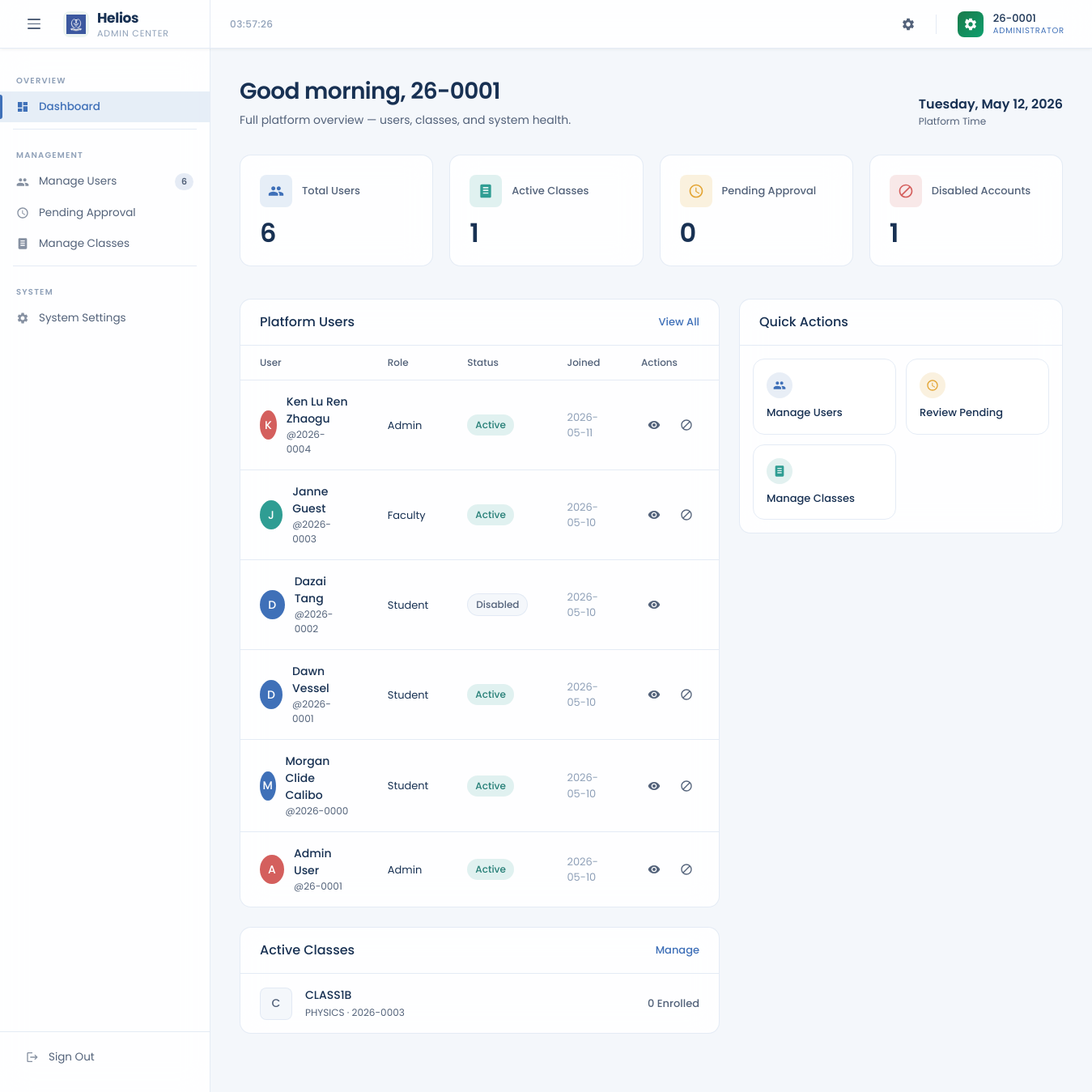
The page /dashboard_admin.php (signed in) on the database its author committed.
### tables this page shows
CREATE TABLE `users` (
  `id` int(10) UNSIGNED NOT NULL,
  `request_id` varchar(20) NOT NULL COMMENT 'Temp registration ID (REQ-XXXXXXXX), kept for audit trail',
  `authorized_person_id` varchar(36) DEFAULT NULL,
  `firstname` varchar(100) NOT NULL,
  `lastname` varchar(100) NOT NULL,
  `fullname` varchar(201) NOT NULL,
  `phonenumber` varchar(255) NOT NULL COMMENT 'Encrypted at application layer',
  `username` varchar(10) NOT NULL COMMENT 'Permanent ID — YY-XXXX format — set once on approval, NEVER updated',
  `email` varchar(255) NOT NULL COMMENT 'Encrypted at application layer',
  `password` varchar(255) DEFAULT NULL COMMENT 'bcrypt hash — NULL until approved',
  `role` enum('student','faculty','admin') NOT NULL,
  `status` enum('pending','active','disabled') NOT NULL DEFAULT 'pending',
  `activation_request` tinyint(1) NOT NULL DEFAULT 1,
  `registered_at` datetime NOT NULL DEFAULT current_timestamp(),
  `activated_at` datetime DEFAULT NULL COMMENT 'Set when admin approves the account',
  `must_change_password` tinyint(1) NOT NULL DEFAULT 0,
  `temp_password_expires_at` int(11) DEFAULT NULL,
  `disabled_reason` varchar(100) DEFAULT NULL,
  `disabled_at` datetime DEFAULT NULL,
  `otp` varchar(6) DEFAULT NULL,
  `otp_expiry` int(11) DEFAULT NULL,
  `disabled_by` varchar(100) DEFAULT NULL,
  `enabled_by` varchar(100) DEFAULT NULL,
  `enabled_at` datetime DEFAULT NULL,
  `password_changed_at` datetime DEFAULT NULL
);

CREATE TABLE `classes` (
  `id` varchar(20) NOT NULL,
  `name` varchar(200) NOT NULL,
  `subject` varchar(200) NOT NULL,
  `description` text DEFAULT NULL,
  `code` char(6) NOT NULL COMMENT '6-char alphanumeric join code',
  `owner` varchar(10) NOT NULL COMMENT 'Faculty YY-XXXX username',
  `status` enum('active','archived') NOT NULL DEFAULT 'active',
  `created_at` datetime NOT NULL DEFAULT current_timestamp()
);

### dashboard_admin.php (the view, shortened to what this page needs)
<?php
$username = htmlspecialchars($_SESSION['username']);
require_once 'db.php';
$allUsers = $pdo->query("
    SELECT username, fullname, role, status,
           DATE(activated_at) as joined
      FROM users
     ORDER BY registered_at DESC
")->fetchAll();
$allClasses = $pdo->query("
    SELECT c.id, c.name, c.subject, c.owner,
           COUNT(cm.username) as member_count
      FROM classes c
      LEFT JOIN class_members cm ON cm.class_id = c.id
     GROUP BY c.id
")->fetchAll();
$totalUsers    = count($allUsers);
$pendingCount  = count(array_filter($allUsers, fn($u) => $u['status'] === 'pending'));
$disabledCount = count(array_filter($allUsers, fn($u) => $u['status'] === 'disabled'));
$activeClasses = count($allClasses);
$recentUsers  = array_slice($allUsers, 0, 6);
$hour     = (int)date('H');
$greeting = $hour < 12 ? 'Good morning' : ($hour < 18 ? 'Good afternoon' : 'Good evening');
?>
<!DOCTYPE html>
<html lang="en">
<head>
</head>
<body>
<header class="topbar">
    <div class="topbar-brand">
        <button class="menu-toggle" id="menuToggle" aria-label="Toggle menu">
            <span></span><span></span><span></span>
        </button>
        <div class="brand-icon">
            <img class="brand-logo-img brand-logo-light" src="img/Light Icon.png" alt="Helios University">
        </div>
        <div class="brand-wordmark">Helios<span>Admin Center</span></div>
    </div>
    <div class="topbar-center">
        <span class="topbar-clock" id="liveClock"></span>
    </div>
    <div class="topbar-right">
        <a href="role_admin_systemSettings.php" class="topbar-icon-btn" title="System Settings" aria-label="System settings">
            <svg><use href="#ic-settings"></use></svg>
        </a>
        <button type="button" class="avatar-btn" id="accountButton" title="Account" aria-haspopup="dialog" aria-expanded="false">
            <div class="avatar-circle"></div>
            <div class="avatar-meta">
                <div class="avatar-name"><?= htmlspecialchars($username) ?></div>
                <div class="avatar-role">Administrator</div>
            </div>
        </button>
    </div>
</header>
<div class="body-wrap">
    <nav class="sidebar" id="sidebar">
        <div class="nav-section-label">Overview</div>
        <a href="dashboard_admin.php" class="nav-link active">
            <svg><use href="#ic-dashboard"></use></svg> Dashboard
        </a>
        <div class="nav-divider"></div>
        <div class="nav-section-label">Management</div>
        <a href="role_admin_manageUsers.php" class="nav-link">
            <svg><use href="#ic-users"></use></svg> Manage Users
            <?php if($totalUsers > 0): ?><span class="nav-badge dim"><?= $totalUsers ?></span><?php endif; ?>
        </a>
        <a href="pending_approval.php" class="nav-link">
            <svg><use href="#ic-pending"></use></svg> Pending Approval
        </a>
        <a href="role_admin_manageClasses.php" class="nav-link">
            <svg><use href="#ic-class"></use></svg> Manage Classes
        </a>
        <div class="nav-divider"></div>
        <div class="nav-section-label">System</div>
        <a href="role_admin_systemSettings.php" class="nav-link">
            <svg><use href="#ic-settings"></use></svg> System Settings
        </a>
        <div class="sidebar-footer">
            <a href="logout.php" class="nav-link">
                <svg><use href="#ic-logout"></use></svg> Sign Out
            </a>
        </div>
    </nav>
    <main class="main" id="mainContent">
        <div class="page-header">
            <div>
                <h1 class="page-title"><?= $greeting ?>, <?= $username ?></h1>
                <p class="page-subtitle">Full platform overview — users, classes, and system health.</p>
            </div>
            <div>
                <div class="page-date" id="currentDate"></div>
                <div class="page-date-sub">Platform Time</div>
            </div>
        </div>
        <div class="kpi-strip">
            <div class="kpi-card blue">
                <div class="kpi-header">
                    <div class="kpi-icon"><svg><use href="#ic-users"></use></svg></div>
                    <div class="kpi-label">Total Users</div>
                </div>
                <div class="kpi-value"><?= $totalUsers ?></div>
            </div>
            <div class="kpi-card green">
                <div class="kpi-header">
                    <div class="kpi-icon"><svg><use href="#ic-class"></use></svg></div>
                    <div class="kpi-label">Active Classes</div>
                </div>
                <div class="kpi-value"><?= $activeClasses ?></div>
            </div>
            <div class="kpi-card yellow">
                <div class="kpi-header">
                    <div class="kpi-icon"><svg><use href="#ic-pending"></use></svg></div>
                    <div class="kpi-label">Pending Approval</div>
                </div>
                <div class="kpi-value"><?= $pendingCount ?></div>
            </div>
            <div class="kpi-card red">
                <div class="kpi-header">
                    <div class="kpi-icon"><svg><use href="#ic-block"></use></svg></div>
                    <div class="kpi-label">Disabled Accounts</div>
                </div>
                <div class="kpi-value"><?= $disabledCount ?></div>
            </div>
        </div>
        <div class="content-grid">
            <div>
                <div class="panel">
                    <div class="panel-header">
                        <div class="panel-title">Platform Users</div>
                        <a href="role_admin_manageUsers.php" class="panel-action">View All</a>
                    </div>
                    <div class="table-wrap">
                        <table class="table">
                            <thead>
                                <tr>
                                    <th>User</th>
                                    <th>Role</th>
                                    <th>Status</th>
                                    <th>Joined</th>
                                    <th>Actions</th>
                                </tr>
                            </thead>
                            <tbody>
                                <?php foreach($recentUsers as $u):
                                    $uRole    = $u['role']     ?? 'student';
                                    $uStatus  = $u['status']   ?? 'active';
                                    $uName    = $u['fullname'] ?? $u['username'] ?? '';
                                    $uUser    = $u['username'] ?? '';
                                    $uJoined  = $u['joined']   ?? '—';
                                    $avatarClass = $uRole === 'faculty' ? 'f' : ($uRole === 'admin' ? 'a' : 's');
                                    $initLetter  = strtoupper(substr($uName, 0, 1));
                                ?>
                                <tr>
                                    <td>
                                        <div class="user-cell">
                                            <div class="user-avatar <?= $avatarClass ?>"><?= $initLetter ?></div>
                                            <div>
                                                <div class="user-name"><?= htmlspecialchars($uName) ?></div>
                                                <div class="user-handle">@<?= htmlspecialchars($uUser) ?></div>
                                            </div>
                                        </div>
                                    </td>
                                    <td><span class="role-text"><?= htmlspecialchars($uRole) ?></span></td>
                                    <td><span class="status-chip <?= $uStatus ?>"><?= htmlspecialchars($uStatus) ?></span></td>
                                    <td style="color:var(--text-muted); font-size:13px;"><?= htmlspecialchars($uJoined) ?></td>
                                    <td>
                                        <div class="action-btns">
                                            <a href="role_admin_manageUsers.php?user=<?= urlencode($uUser) ?>" class="btn-icon" title="View"><svg><use href="#ic-eye"></use></svg></a>
                                            <?php if($uStatus !== 'disabled'): ?>
                                                <a href="role_admin_manageUsers.php?user=<?= urlencode($uUser) ?>" class="btn-icon" title="Disable"><svg><use href="#ic-block"></use></svg></a>
                                            <?php endif; ?>
                                        </div>
                                    </td>
                                </tr>
                                <?php endforeach; ?>
                            </tbody>
                        </table>
                    </div>
                </div>
                <div class="panel">
                    <div class="panel-header">
                        <div class="panel-title">Active Classes</div>
                        <a href="role_admin_manageClasses.php" class="panel-action">Manage</a>
                    </div>
                    <div>
                        <?php foreach(array_slice($allClasses, 0, 4) as $cls):
                            $cName    = $cls['name']    ?? 'Untitled';
                            $cSubj    = $cls['subject'] ?? '';
                            $cOwner   = $cls['owner']   ?? '—';
                            $cMembers = count($cls['members'] ?? []);
                            $cLetter  = strtoupper(substr($cName, 0, 1));
                        ?>
                        <div class="list-item">
                            <div class="list-icon"><?= $cLetter ?></div>
                            <div class="list-content">
                                <div class="list-title"><?= htmlspecialchars($cName) ?></div>
                                <div class="list-sub"><?= htmlspecialchars($cSubj) ?> · <?= htmlspecialchars($cOwner) ?></div>
                            </div>
                            <div style="font-size:13px; font-weight:500; color:var(--text-secondary);"><?= $cMembers ?> Enrolled</div>
                        </div>
                        <?php endforeach; ?>
                    </div>
                </div>
            </div>
            <div>
                <div class="panel">
                    <div class="panel-header">
                        <div class="panel-title">Quick Actions</div>
                    </div>
                    <div class="quick-actions">
                        <a href="role_admin_manageUsers.php" class="qa-card">
                            <div class="qa-icon"><svg><use href="#ic-users"></use></svg></div>
                            <div class="qa-title">Manage Users</div>
                        </a>
                        <a href="pending_approval.php" class="qa-card">
                            <div class="qa-icon" style="color:var(--accent-yellow); background:var(--accent-yellow-dim);"><svg><use href="#ic-pending"></use></svg></div>
                            <div class="qa-title">Review Pending</div>
                        </a>
                        <a href="role_admin_manageClasses.php" class="qa-card">
                            <div class="qa-icon" style="color:var(--accent-green); background:var(--accent-green-dim);"><svg><use href="#ic-class"></use></svg></div>
                            <div class="qa-title">Manage Classes</div>
                        </a>
                    </div>
                </div>
            </div>
        </div>
    </main>
</div>
</body>
</html>

### rows shown on the page
users: fullname "K", fullname "Ken Lu Ren Zhaogu", username "2026-0004", role "Admin", status "Active", uJoined "2026-05-11"
users: fullname "J", fullname "Janne Guest", username "2026-0003", role "Faculty", status "Active", uJoined "2026-05-10"
users: fullname "D", fullname "Dazai Tang", username "2026-0002", role "Student", status "Disabled", uJoined "2026-05-10"
users: fullname "D", fullname "Dawn Vessel", username "2026-0001", role "Student", status "Active", uJoined "2026-05-10"
users: fullname "M", fullname "Morgan Clide Calibo", username "2026-0000", role "Student", status "Active", uJoined "2026-05-10"
users: fullname "A", fullname "Admin User", username "26-0001", role "Admin", status "Active", uJoined "2026-05-10"
classes: name "C", name "CLASS1B", subject "PHYSICS", owner "2026-0003", cMembers "0"

### other values the page prints
$username "26-0001"
$totalUsers "6"
$activeClasses "1"
$pendingCount "0"
$disabledCount "1"
